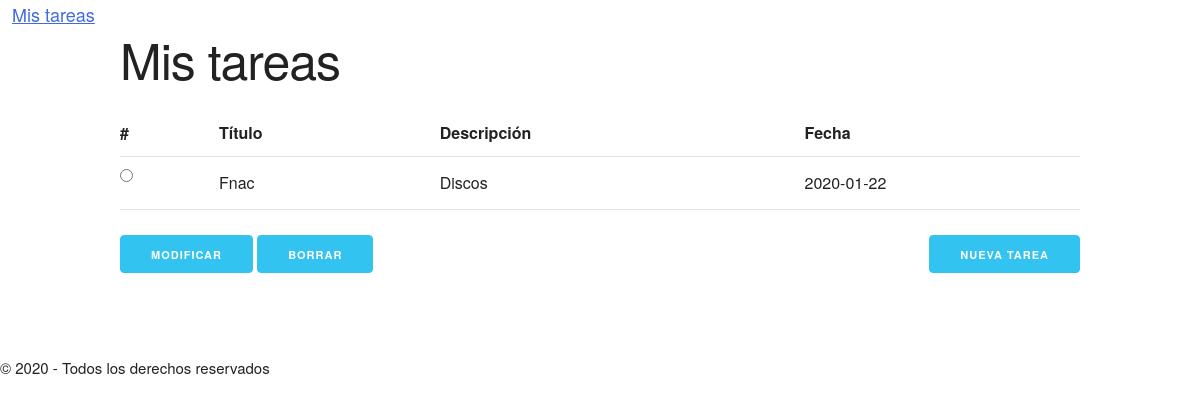
Before: / with the older database file.
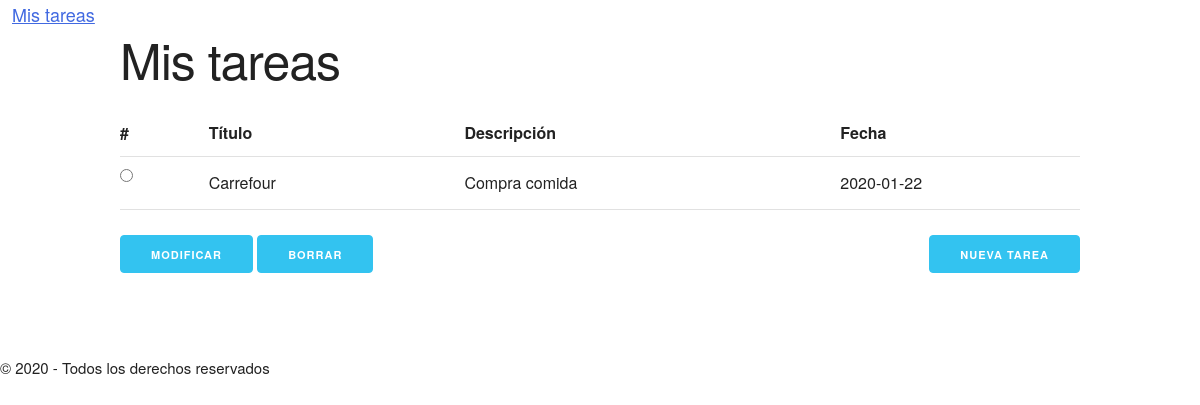
After: the same page with the newer database file.
### tables this page shows
CREATE TABLE "tareas" (
	"id"	INTEGER PRIMARY KEY AUTOINCREMENT,
	"titulo"	TEXT NOT NULL,
	"descripcion"	TEXT,
	"fecha"	TEXT NOT NULL
);

### tasks/routes.py (the view)
@app.route("/")
def index():
    registros =  dbQuery('SELECT titulo, descripcion, fecha, id FROM tareas;')
    if registros:
        if isinstance(registros, dict):
            registros = [registros]
    else:
        registros = []
    return render_template("index.html", registros=registros)

### tasks/routes.py (called while the page is built)
def dict_factory(cursor, row):
    d = {}
    for ix, col in enumerate(cursor.description):
        d[col[0]] = row[ix]
    return d

def dbQuery(consulta, *args):
    conn = sqlite3.connect(BASE_DATOS)
    conn.row_factory = dict_factory
    cursor = conn.cursor()
    rows = cursor.execute(consulta, args).fetchall()
    if len(rows) == 1:
        rows = rows[0]
    elif len(rows) == 0:
        rows = None
    conn.commit()
    conn.close()
    return rows

### tasks/templates/index.html (shortened to what this page needs)
{% extends "base.html" %}
{% block content %}
    <h1>Mis tareas</h1>
    <form action="/processtask">
        <table class="u-full-width">
            <tr>
                <th>#</th>
                <th>Título</th>
                <th>Descripción</th>
                <th>Fecha</th>
            </tr>
            {% for data in registros %}
            <tr>
                <td><input type="radio" name="ix" value="{{data['id']}}" ></td>
                <td>{{data['titulo']}}</td>
                <td>{{data['descripcion']}}</td>
                <td>{{data['fecha']}}</td>
            </tr>
            {% endfor %}
        </table>
        <button class="button-primary" name="btnModificar" type="submit">Modificar</button>
        <button class="button-primary" name="btnBorrar" type="submit">Borrar</button>
        <a class="button button-primary u-pull-right" href="/newtask">Nueva tarea</a>
    </form>
{% endblock %}

### tasks/templates/base.html (shortened to what this page needs)
<html lang="en">
<head>
    <link rel="stylesheet" href="/static/css/normalize.css">
    <link rel="stylesheet" href="/static/css/skeleton.css">
    <link rel="stylesheet" href="/static/css/styles.css">
</head>
<body>
    <header>
        <a href="/" class="logo">Mis tareas</a>
    </header>
    <section class="container">
        {% block content %}{% endblock %}
    </section>
    <br>
    <br>
    <footer>
        &copy; 2020 - Todos los derechos reservados
    </footer>
</body>
</html>

### tasks/static/css/skeleton.css (style rules this page uses)
.container { position: relative; width: 100%; max-width: 960px; margin: 0 auto; padding: 0 20px; box-sizing: border-box; }
@media (min-width: 400px) { .container { width: 85%; padding: 0; } }
@media (min-width: 550px) { .container { width: 80%; } }
html { font-size: 62.5%; }
body { font-size: 1.5em; line-height: 1.6; font-weight: 400; font-family: "Raleway", "HelveticaNeue", "Helvetica Neue", Helvetica, Arial, sans-serif; color: #222; }
h1, h2, h3, h4, h5, h6 { margin-top: 0; margin-bottom: 2rem; font-weight: 300; }
h1 { font-size: 4.0rem; line-height: 1.2; letter-spacing: -.1rem; }
@media (min-width: 550px) { h1 { font-size: 5.0rem; } }
a { color: #1EAEDB; }
.button, button, input[type="submit"], input[type="reset"], input[type="button"] { display: inline-block; height: 38px; padding: 0 30px; color: #555; text-align: center; font-size: 11px; font-weight: 600; line-height: 38px; letter-spacing: .1rem; text-transform: uppercase; text-decoration: none; white-space: nowrap; background-color: transparent; border-radius: 4px; border: 1px solid #bbb; cursor: pointer; box-sizing: border-box; }
.button.button-primary, button.button-primary, input[type="submit"].button-primary, input[type="reset"].button-primary, input[type="button"].button-primary { color: #FFF; background-color: #33C3F0; border-color: #33C3F0; }
input[type="checkbox"], input[type="radio"] { display: inline; }
th, td { padding: 12px 15px; text-align: left; border-bottom: 1px solid #E1E1E1; }
th:first-child, td:first-child { padding-left: 0; }
th:last-child, td:last-child { padding-right: 0; }
button, .button { margin-bottom: 1rem; }
input, textarea, select, fieldset { margin-bottom: 1.5rem; }
pre, blockquote, dl, figure, table, p, ul, ol, form { margin-bottom: 2.5rem; }
.u-full-width { width: 100%; box-sizing: border-box; }
.u-pull-right { float: right; }
.container:after, .row:after, .u-cf { content: ""; display: table; clear: both; }

### tasks/static/css/styles.css (style rules this page uses)
.logo { color: royalblue; font-size: larger; margin-left: 12px; }

Changed rows visible on the page:
removed tareas: titulo "Fnac", descripcion "Discos", fecha "2020-01-22"
added tareas: titulo "Carrefour", descripcion "Compra comida", fecha "2020-01-22"
